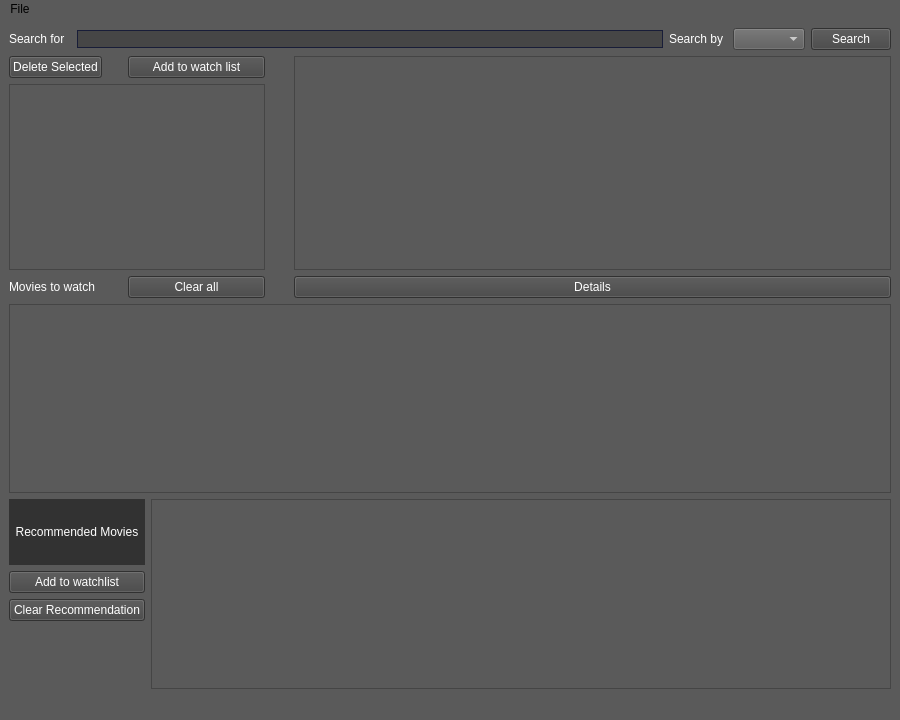
<?xml version="1.0" encoding="UTF-8"?>
<ui version="4.0">
 <class>MainWindow</class>
 <widget class="QMainWindow" name="MainWindow">
  <property name="geometry">
   <rect>
    <x>0</x>
    <y>0</y>
    <width>900</width>
    <height>720</height>
   </rect>
  </property>
  <property name="windowTitle">
   <string>MainWindow</string>
  </property>
  <property name="styleSheet">
   <string notr="true">background-color: rgb(90, 90, 90);</string>
  </property>
  <widget class="QWidget" name="centralwidget">
   <layout class="QFormLayout" name="formLayout_3">
    <item row="0" column="0" colspan="2">
     <layout class="QHBoxLayout" name="horizontalLayout">
      <property name="rightMargin">
       <number>0</number>
      </property>
      <item>
       <widget class="QLabel" name="label">
        <property name="styleSheet">
         <string notr="true">font: 87 10pt &quot;Montserrat Black&quot;;
color: rgb(255, 255, 255);
alternate-background-color: rgb(0, 0, 0);</string>
        </property>
        <property name="text">
         <string>Search for  </string>
        </property>
       </widget>
      </item>
      <item>
       <widget class="QLineEdit" name="lineEdit">
        <property name="styleSheet">
         <string notr="true">background: rgb(70,70,70);
border: 1px solid #181D38;
border-radius: 288px;
color: rgb(255, 255, 255);
font: 75 9pt &quot;MS Shell Dlg 2&quot;;</string>
        </property>
       </widget>
      </item>
      <item>
       <widget class="QLabel" name="label_2">
        <property name="styleSheet">
         <string notr="true">font: 87 10pt &quot;Montserrat Black&quot;;

color: rgb(255, 255, 255);</string>
        </property>
        <property name="text">
         <string>Search by </string>
        </property>
       </widget>
      </item>
      <item>
       <widget class="QComboBox" name="comboBox">
        <property name="styleSheet">
         <string notr="true">color: rgb(255, 255, 255);
font: 9pt &quot;MS Shell Dlg 2&quot;;</string>
        </property>
       </widget>
      </item>
      <item>
       <widget class="QPushButton" name="pushButton">
        <property name="cursor">
         <cursorShape>PointingHandCursor</cursorShape>
        </property>
        <property name="styleSheet">
         <string notr="true">background-color: rgb(68, 68, 68);
font: 81 8pt &quot;Open Sans ExtraBold&quot;;

color: rgb(255, 255, 255);</string>
        </property>
        <property name="text">
         <string>Search</string>
        </property>
       </widget>
      </item>
     </layout>
    </item>
    <item row="1" column="0">
     <layout class="QFormLayout" name="formLayout">
      <item row="0" column="0">
       <widget class="QPushButton" name="pushButton_3">
        <property name="styleSheet">
         <string notr="true">background-color: rgb(68, 68, 68);
font: 81 8pt &quot;Open Sans ExtraBold&quot;;

color: rgb(255, 255, 255);</string>
        </property>
        <property name="text">
         <string>Delete Selected</string>
        </property>
       </widget>
      </item>
      <item row="0" column="1">
       <widget class="QPushButton" name="pushButton_2">
        <property name="styleSheet">
         <string notr="true">background-color: rgb(68, 68, 68);
font: 81 8pt &quot;Open Sans ExtraBold&quot;;

color: rgb(255, 255, 255);</string>
        </property>
        <property name="text">
         <string>Add to watch list</string>
        </property>
       </widget>
      </item>
      <item row="1" column="0" colspan="2">
       <widget class="QListWidget" name="Watch_List">
        <property name="styleSheet">
         <string notr="true">color: rgb(255, 255, 255);</string>
        </property>
       </widget>
      </item>
      <item row="2" column="0">
       <widget class="QLabel" name="wListCount">
        <property name="styleSheet">
         <string notr="true">font: 75 10pt &quot;Nexa Bold&quot;;
color: rgb(255, 255, 255);
border-bottom-color: rgb(0, 55, 255);</string>
        </property>
        <property name="text">
         <string>Movies to watch        </string>
        </property>
       </widget>
      </item>
      <item row="2" column="1">
       <widget class="QPushButton" name="pushButton_4">
        <property name="styleSheet">
         <string notr="true">background-color: rgb(68, 68, 68);
font: 81 8pt &quot;Open Sans ExtraBold&quot;;

color: rgb(255, 255, 255);</string>
        </property>
        <property name="text">
         <string>Clear all</string>
        </property>
       </widget>
      </item>
     </layout>
    </item>
    <item row="1" column="1">
     <layout class="QVBoxLayout" name="verticalLayout">
      <property name="leftMargin">
       <number>23</number>
      </property>
      <property name="rightMargin">
       <number>0</number>
      </property>
      <item>
       <widget class="QListWidget" name="Search_Result">
        <property name="enabled">
         <bool>true</bool>
        </property>
        <property name="styleSheet">
         <string notr="true">color: rgb(255, 255, 255);</string>
        </property>
       </widget>
      </item>
      <item>
       <widget class="QPushButton" name="pushButton_5">
        <property name="sizePolicy">
         <sizepolicy hsizetype="Minimum" vsizetype="Fixed">
          <horstretch>0</horstretch>
          <verstretch>0</verstretch>
         </sizepolicy>
        </property>
        <property name="styleSheet">
         <string notr="true">background-color: rgb(68, 68, 68);
font: 81 8pt &quot;Open Sans ExtraBold&quot;;

color: rgb(255, 255, 255);</string>
        </property>
        <property name="text">
         <string>Details</string>
        </property>
        <property name="checkable">
         <bool>false</bool>
        </property>
       </widget>
      </item>
     </layout>
    </item>
    <item row="2" column="0" colspan="2">
     <layout class="QFormLayout" name="formLayout_2">
      <item row="0" column="0" colspan="2">
       <widget class="QTextBrowser" name="textBrowser">
        <property name="styleSheet">
         <string notr="true">color: rgb(255, 255, 255);
font: 9pt &quot;MS Shell Dlg 2&quot;;</string>
        </property>
       </widget>
      </item>
      <item row="1" column="0">
       <layout class="QVBoxLayout" name="verticalLayout_2">
        <item>
         <widget class="QLabel" name="label_3">
          <property name="styleSheet">
           <string notr="true">color: rgb(255, 255, 255);
background-color: rgb(50, 50,50);
border-color: rgb(255, 255, 255);
font: 81 10pt &quot;Muli ExtraBold&quot;;</string>
          </property>
          <property name="text">
           <string>  Recommended Movies  </string>
          </property>
         </widget>
        </item>
        <item>
         <widget class="QPushButton" name="AddRecToWatch">
          <property name="styleSheet">
           <string notr="true">background-color: rgb(68, 68, 68);
font: 81 8pt &quot;Open Sans ExtraBold&quot;;

color: rgb(255, 255, 255);</string>
          </property>
          <property name="text">
           <string>Add to watchlist</string>
          </property>
         </widget>
        </item>
        <item>
         <widget class="QPushButton" name="ClearRec">
          <property name="styleSheet">
           <string notr="true">background-color: rgb(68, 68, 68);
font: 81 8pt &quot;Open Sans ExtraBold&quot;;

color: rgb(255, 255, 255);</string>
          </property>
          <property name="text">
           <string>Clear Recommendation</string>
          </property>
         </widget>
        </item>
       </layout>
      </item>
      <item row="1" column="1">
       <widget class="QListWidget" name="RecMovies">
        <property name="styleSheet">
         <string notr="true">color: rgb(255, 255, 255);
font: 75 10pt &quot;MS Shell Dlg 2&quot;;</string>
        </property>
       </widget>
      </item>
     </layout>
    </item>
   </layout>
  </widget>
  <widget class="QMenuBar" name="menubar">
   <property name="geometry">
    <rect>
     <x>0</x>
     <y>0</y>
     <width>900</width>
     <height>25</height>
    </rect>
   </property>
   <widget class="QMenu" name="menuFile">
    <property name="title">
     <string>File</string>
    </property>
   </widget>
   <addaction name="menuFile"/>
  </widget>
  <widget class="QStatusBar" name="statusbar"/>
 </widget>
 <resources/>
 <connections/>
</ui>
